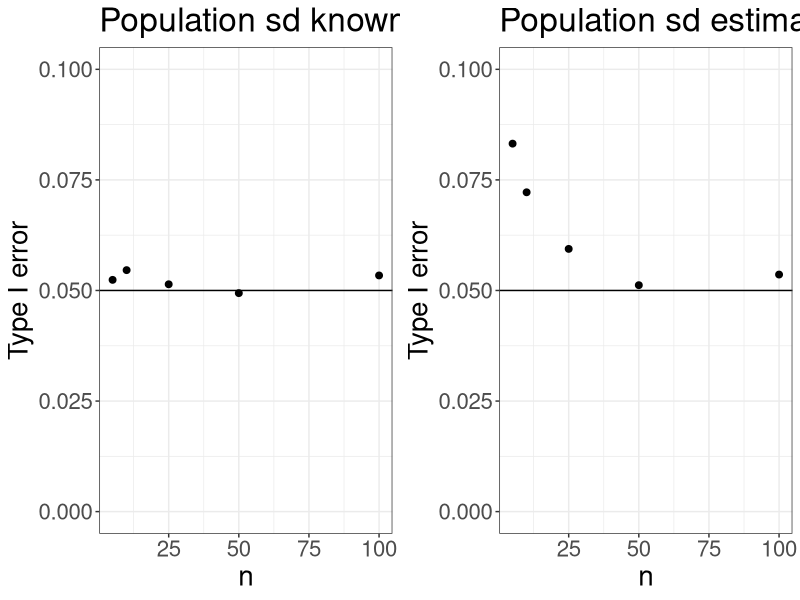
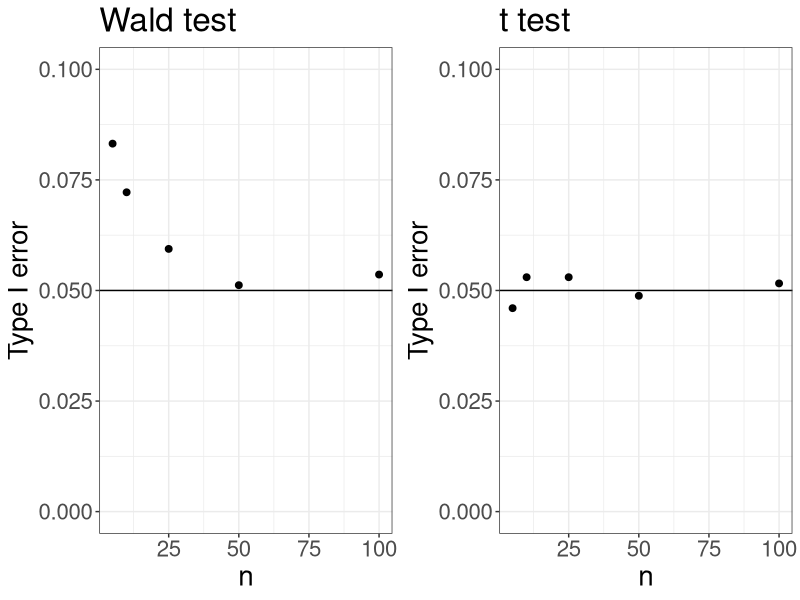

Generate these figures, in order, with R:
## ---- chunk 1
library(tidyverse)
library(gridExtra)
set.seed(3)
ns <- c(5, 10, 25, 50, 100)
mu0 <- 0
sigma <- 1
alpha <- 0.05
nreps <- 5000
error_known <- rep(0, length(ns))
error_unknown <- rep(0, length(ns))
for(j in 1:length(ns)){
  n <- ns[j]
  test_stats <- rep(0, nreps)
  test_stats_est <- rep(0, nreps)
  for(i in 1:nreps){
    x <- rnorm(n, mu0, sigma)
    test_stats[i] <- (mean(x) - mu0)/(sigma/sqrt(n))
    test_stats_est[i] <- (mean(x) - mu0)/(sd(x)/sqrt(n))
  }
  error_known[j] <- mean(test_stats > qnorm(0.05, lower.tail=F))
  error_unknown[j] <- mean(test_stats_est > qnorm(0.05, lower.tail=F))
}

p1 <- data.frame(n = ns, error = error_known) %>%
  ggplot(aes(x = n, y = error)) +
  geom_point(size = 2) +
  geom_hline(yintercept = 0.05) +
  theme_bw() +
  labs(y = "Type I error", title = "Population sd known") +
  theme(text = element_text(size = 20)) +
  scale_y_continuous(limits = c(0, 0.1))

p2 <- data.frame(n = ns, error = error_unknown) %>%
  ggplot(aes(x = n, y = error)) +
  geom_point(size = 2) +
  geom_hline(yintercept = 0.05) +
  theme_bw() +
  labs(y = "Type I error", title = "Population sd estimated") +
  theme(text = element_text(size = 20)) +
  scale_y_continuous(limits = c(0, 0.1))

grid.arrange(p1, p2, ncol=2)
## ---- chunk 2
set.seed(3)
ns <- c(5, 10, 25, 50, 100)
mu0 <- 0
sigma <- 1
alpha <- 0.05
nreps <- 5000
error_z <- rep(0, length(ns))
error_t <- rep(0, length(ns))
for(j in 1:length(ns)){
  n <- ns[j]
  test_stats <- rep(0, nreps)
  for(i in 1:nreps){
    x <- rnorm(n, mu0, sigma)
    test_stats[i] <- (mean(x) - mu0)/(sd(x)/sqrt(n))
  }
  error_z[j] <- mean(test_stats > qnorm(0.05, lower.tail=F))
  error_t[j] <- mean(test_stats > qt(0.05, df=n-1, lower.tail=F))
}

p1 <- data.frame(n = ns, error = error_z) %>%
  ggplot(aes(x = n, y = error)) +
  geom_point(size = 2) +
  geom_hline(yintercept = 0.05) +
  theme_bw() +
  labs(y = "Type I error", title = "Wald test") +
  theme(text = element_text(size = 20)) +
  scale_y_continuous(limits = c(0, 0.1))

p2 <- data.frame(n = ns, error = error_t) %>%
  ggplot(aes(x = n, y = error)) +
  geom_point(size = 2) +
  geom_hline(yintercept = 0.05) +
  theme_bw() +
  labs(y = "Type I error", title = "t test") +
  theme(text = element_text(size = 20)) +
  scale_y_continuous(limits = c(0, 0.1))

grid.arrange(p1, p2, ncol=2)
